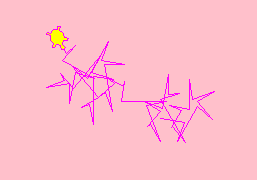

Write Python code to recreate this figure.
from turtle import Screen, Turtle
from random import randint

turtle_world = Screen()
turtle_world.bgcolor("pink")

robot = Turtle()
robot.shape("turtle")
robot.color("magenta","yellow")

for _ in range(30):
    random_number = randint(0,50)
    robot.right(10)
    robot.forward(random_number)
    robot.left(80)
    robot.backward(20)

turtle_world.exitonclick()
